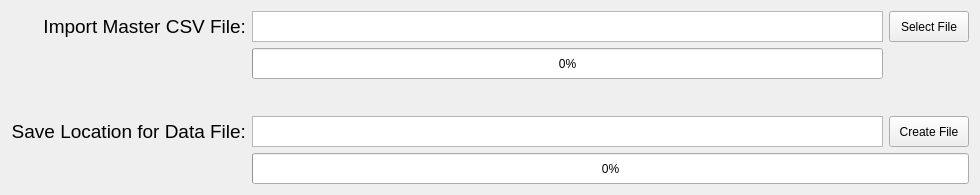
<?xml version="1.0" encoding="UTF-8"?>
<ui version="4.0">
 <class>MainWindow</class>
 <widget class="QMainWindow" name="MainWindow">
  <property name="geometry">
   <rect>
    <x>0</x>
    <y>0</y>
    <width>971</width>
    <height>195</height>
   </rect>
  </property>
  <property name="sizePolicy">
   <sizepolicy hsizetype="Expanding" vsizetype="Expanding">
    <horstretch>0</horstretch>
    <verstretch>0</verstretch>
   </sizepolicy>
  </property>
  <property name="windowTitle">
   <string>MainWindow</string>
  </property>
  <widget class="QWidget" name="centralWidget">
   <property name="sizePolicy">
    <sizepolicy hsizetype="Expanding" vsizetype="Expanding">
     <horstretch>0</horstretch>
     <verstretch>0</verstretch>
    </sizepolicy>
   </property>
   <layout class="QGridLayout" name="gridLayout">
    <item row="4" column="2" colspan="2">
     <widget class="QProgressBar" name="createProgressBar">
      <property name="enabled">
       <bool>true</bool>
      </property>
      <property name="sizePolicy">
       <sizepolicy hsizetype="Expanding" vsizetype="Expanding">
        <horstretch>0</horstretch>
        <verstretch>0</verstretch>
       </sizepolicy>
      </property>
      <property name="minimumSize">
       <size>
        <width>631</width>
        <height>31</height>
       </size>
      </property>
      <property name="maximumSize">
       <size>
        <width>16777215</width>
        <height>31</height>
       </size>
      </property>
      <property name="value">
       <number>0</number>
      </property>
      <property name="textVisible">
       <bool>true</bool>
      </property>
     </widget>
    </item>
    <item row="3" column="2">
     <widget class="QTextBrowser" name="locationTextBrowser">
      <property name="minimumSize">
       <size>
        <width>631</width>
        <height>31</height>
       </size>
      </property>
      <property name="maximumSize">
       <size>
        <width>16777215</width>
        <height>31</height>
       </size>
      </property>
      <property name="html">
       <string>&lt;!DOCTYPE HTML PUBLIC &quot;-//W3C//DTD HTML 4.0//EN&quot; &quot;http://www.w3.org/TR/REC-html40/strict.dtd&quot;&gt;
&lt;html&gt;&lt;head&gt;&lt;meta name=&quot;qrichtext&quot; content=&quot;1&quot; /&gt;&lt;style type=&quot;text/css&quot;&gt;
p, li { white-space: pre-wrap; }
&lt;/style&gt;&lt;/head&gt;&lt;body style=&quot; font-family:'MS Shell Dlg 2'; font-size:8.25pt; font-weight:400; font-style:normal;&quot;&gt;
&lt;p style=&quot;-qt-paragraph-type:empty; margin-top:12px; margin-bottom:12px; margin-left:0px; margin-right:0px; -qt-block-indent:0; text-indent:0px; font-size:8pt;&quot;&gt;&lt;br /&gt;&lt;/p&gt;&lt;/body&gt;&lt;/html&gt;</string>
      </property>
     </widget>
    </item>
    <item row="2" column="2">
     <spacer name="verticalSpacer_2">
      <property name="orientation">
       <enum>Qt::Vertical</enum>
      </property>
      <property name="sizeHint" stdset="0">
       <size>
        <width>20</width>
        <height>88</height>
       </size>
      </property>
     </spacer>
    </item>
    <item row="0" column="3">
     <widget class="QPushButton" name="selectFileButton">
      <property name="sizePolicy">
       <sizepolicy hsizetype="Expanding" vsizetype="Expanding">
        <horstretch>0</horstretch>
        <verstretch>0</verstretch>
       </sizepolicy>
      </property>
      <property name="maximumSize">
       <size>
        <width>16777215</width>
        <height>31</height>
       </size>
      </property>
      <property name="text">
       <string>Select File</string>
      </property>
     </widget>
    </item>
    <item row="3" column="3">
     <widget class="QPushButton" name="createFileButton">
      <property name="sizePolicy">
       <sizepolicy hsizetype="Expanding" vsizetype="Expanding">
        <horstretch>0</horstretch>
        <verstretch>0</verstretch>
       </sizepolicy>
      </property>
      <property name="maximumSize">
       <size>
        <width>16777215</width>
        <height>31</height>
       </size>
      </property>
      <property name="text">
       <string>Create File</string>
      </property>
     </widget>
    </item>
    <item row="1" column="2">
     <widget class="QProgressBar" name="openProgressBar">
      <property name="sizePolicy">
       <sizepolicy hsizetype="Expanding" vsizetype="Expanding">
        <horstretch>0</horstretch>
        <verstretch>0</verstretch>
       </sizepolicy>
      </property>
      <property name="minimumSize">
       <size>
        <width>631</width>
        <height>31</height>
       </size>
      </property>
      <property name="maximumSize">
       <size>
        <width>16777215</width>
        <height>31</height>
       </size>
      </property>
      <property name="value">
       <number>0</number>
      </property>
     </widget>
    </item>
    <item row="0" column="0" colspan="2">
     <widget class="QLabel" name="importFileLabel">
      <property name="sizePolicy">
       <sizepolicy hsizetype="Expanding" vsizetype="Expanding">
        <horstretch>0</horstretch>
        <verstretch>0</verstretch>
       </sizepolicy>
      </property>
      <property name="font">
       <font>
        <pointsize>14</pointsize>
       </font>
      </property>
      <property name="text">
       <string>Import Master CSV File:</string>
      </property>
      <property name="alignment">
       <set>Qt::AlignRight|Qt::AlignTrailing|Qt::AlignVCenter</set>
      </property>
     </widget>
    </item>
    <item row="3" column="0" colspan="2">
     <widget class="QLabel" name="saveLocationLabel">
      <property name="sizePolicy">
       <sizepolicy hsizetype="Expanding" vsizetype="Expanding">
        <horstretch>0</horstretch>
        <verstretch>0</verstretch>
       </sizepolicy>
      </property>
      <property name="font">
       <font>
        <pointsize>14</pointsize>
       </font>
      </property>
      <property name="text">
       <string>Save Location for Data File:</string>
      </property>
      <property name="alignment">
       <set>Qt::AlignRight|Qt::AlignTrailing|Qt::AlignVCenter</set>
      </property>
     </widget>
    </item>
    <item row="0" column="2">
     <widget class="QTextBrowser" name="fileTextBrowser">
      <property name="maximumSize">
       <size>
        <width>16777215</width>
        <height>31</height>
       </size>
      </property>
      <property name="html">
       <string>&lt;!DOCTYPE HTML PUBLIC &quot;-//W3C//DTD HTML 4.0//EN&quot; &quot;http://www.w3.org/TR/REC-html40/strict.dtd&quot;&gt;
&lt;html&gt;&lt;head&gt;&lt;meta name=&quot;qrichtext&quot; content=&quot;1&quot; /&gt;&lt;style type=&quot;text/css&quot;&gt;
p, li { white-space: pre-wrap; }
&lt;/style&gt;&lt;/head&gt;&lt;body style=&quot; font-family:'MS Shell Dlg 2'; font-size:8.25pt; font-weight:400; font-style:normal;&quot;&gt;
&lt;p style=&quot;-qt-paragraph-type:empty; margin-top:12px; margin-bottom:12px; margin-left:0px; margin-right:0px; -qt-block-indent:0; text-indent:0px; font-size:8pt;&quot;&gt;&lt;br /&gt;&lt;/p&gt;&lt;/body&gt;&lt;/html&gt;</string>
      </property>
     </widget>
    </item>
   </layout>
  </widget>
 </widget>
 <layoutdefault spacing="6" margin="11"/>
 <tabstops>
  <tabstop>selectFileButton</tabstop>
  <tabstop>createFileButton</tabstop>
  <tabstop>fileTextBrowser</tabstop>
  <tabstop>locationTextBrowser</tabstop>
 </tabstops>
 <resources/>
 <connections/>
</ui>
